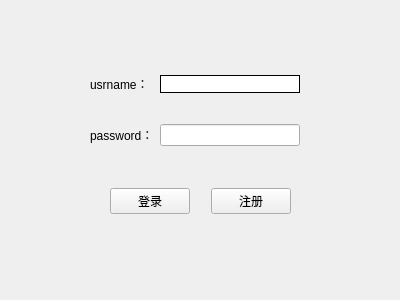
<?xml version="1.0" encoding="UTF-8"?>
<ui version="4.0">
 <class>Form</class>
 <widget class="QWidget" name="Form">
  <property name="geometry">
   <rect>
    <x>0</x>
    <y>0</y>
    <width>400</width>
    <height>300</height>
   </rect>
  </property>
  <property name="windowTitle">
   <string>Form</string>
  </property>
  <widget class="QWidget" name="widget" native="true">
   <property name="geometry">
    <rect>
     <x>90</x>
     <y>50</y>
     <width>210</width>
     <height>121</height>
    </rect>
   </property>
   <layout class="QGridLayout" name="gridLayout">
    <item row="1" column="1">
     <widget class="QLineEdit" name="lineEdit_2"/>
    </item>
    <item row="0" column="1">
     <widget class="QLineEdit" name="lineEdit">
      <property name="styleSheet">
       <string notr="true">border-radius: 10px;
border: 1px solid</string>
      </property>
     </widget>
    </item>
    <item row="1" column="0">
     <widget class="QLabel" name="label_2">
      <property name="text">
       <string>password：</string>
      </property>
     </widget>
    </item>
    <item row="0" column="0">
     <widget class="QLabel" name="label">
      <property name="text">
       <string>usrname：</string>
      </property>
     </widget>
    </item>
   </layout>
  </widget>
  <widget class="QWidget" name="widget_2" native="true">
   <property name="geometry">
    <rect>
     <x>110</x>
     <y>180</y>
     <width>181</width>
     <height>42</height>
    </rect>
   </property>
   <layout class="QHBoxLayout" name="horizontalLayout">
    <item>
     <widget class="QPushButton" name="login_btn">
      <property name="styleSheet">
       <string notr="true"/>
      </property>
      <property name="text">
       <string>登录</string>
      </property>
     </widget>
    </item>
    <item>
     <spacer name="horizontalSpacer">
      <property name="orientation">
       <enum>Qt::Horizontal</enum>
      </property>
      <property name="sizeHint" stdset="0">
       <size>
        <width>40</width>
        <height>20</height>
       </size>
      </property>
     </spacer>
    </item>
    <item>
     <widget class="QPushButton" name="register_btn">
      <property name="text">
       <string>注册</string>
      </property>
     </widget>
    </item>
   </layout>
  </widget>
 </widget>
 <resources/>
 <connections/>
</ui>
